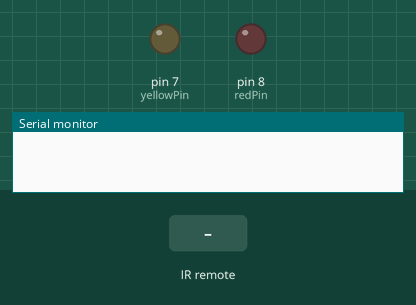
Simulated run of this program. Board: Arduino Uno, built with avr-gcc and run on an emulated ATmega328P. Shown: output pins drawn as LEDs (lit = HIGH), the last lines printed to the serial monitor. The test bench sets the inputs (shaded band).

Above: at 1.2 s.
1.3 s: infrared code 0x2FD807F received
At 1.6 s:
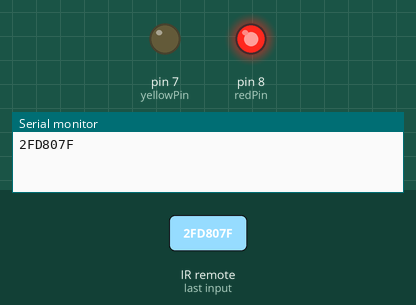
4.3 s: infrared code 0x2FD40BF received
At 5.0 s:
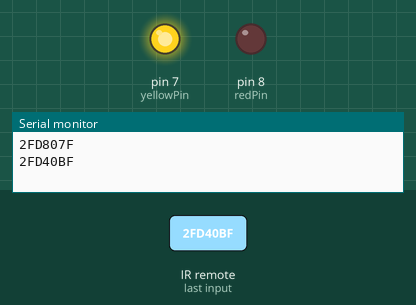
5.8 s: infrared code 0x2FD807F received
At 6.2 s:
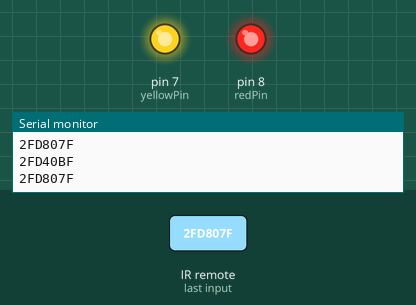
Timing chart, 0 to 9.3 s (numbered marks = the images above; inputs shaded):
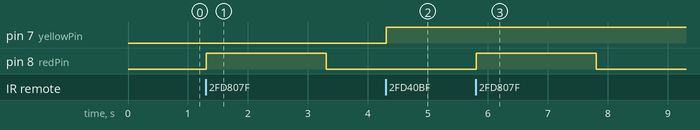

Measured:
- after the input at 1.3 s, pin 8 (redPin): LOW → HIGH at once, → LOW 2.0 s later
- after the input at 4.3 s, pin 7 (yellowPin): LOW → HIGH at once
- after the input at 5.8 s, pin 8 (redPin): LOW → HIGH at once, → LOW 2.0 s later

The program:

main.cpp
```cpp
#include <Arduino.h>
#include <IRremote.h>

// define sensor pin
const int RECV_PIN = 4;

// define LED pins
const int redPin = 8;
const int yellowPin = 7;

// define integer to remember toggle state
int toggleState = 0;

// define IR receiver and results objects
IRrecv irrecv(RECV_PIN);
decode_results results;

void setup() {
    // serial monitor @ 9600 baud
    Serial.begin(9600);
    // enable IR receiver
    irrecv.enableIRIn();
    // set LED pins as outputs
    pinMode(redPin, OUTPUT);
    pinMode(yellowPin, OUTPUT);
}

void loop() {
    if (irrecv.decode(&results)) {
        // print code in HEX
        Serial.println(results.value, HEX);
        /*
        switch (results.decode_type) {
            case NEC:
                Serial.println("NEC");
                break;
            case SONY:
                Serial.println("SONY");
                break;
            case RC5:
                Serial.println("RC5");
                break;
            case RC6:
                Serial.println("RC6");
                break;
            case DISH:
                Serial.println("DISH");
                break;
            case SHARP:
                Serial.println("SHARP");
                break;
            case JVC:
                Serial.println("JVC");
                break;
            case SANYO:
                Serial.println("SANYO");
                break;
            case MITSUBISHI:
                Serial.println("MITSUBISHI");
                break;
            case SAMSUNG:
                Serial.println("SAMSUNG");
                break;
            case LG:
                Serial.println("LG");
                break;
            case WHYNTER:
                Serial.println("WHYNTER");
                break;
            case AIWA_RC_T501:
                Serial.println("AIWA_RC_T501");
                break;
            case PANASONIC:
                Serial.println("PANASONIC");
                break;
            case DENON:
                Serial.println("DENON");
                break;
            default:
            case UNKNOWN:
                Serial.println("UNKNOWN");
                break;
        }
        */
        switch (results.value) {
            case 0x2FD807F: // keypad "1"
                // turn on LED for 2 seconds
                digitalWrite(redPin, HIGH);
                delay(2000);
                digitalWrite(redPin, LOW);
                break;
            case 0x2FD40BF: // keypad "2"
                // toggle LED on or off
                if (toggleState == 0) {
                    digitalWrite(yellowPin, HIGH);
                    toggleState = 1;
                }
                else {
                    digitalWrite(yellowPin, LOW);
                    toggleState = 0;
                }
        }
        irrecv.resume();
    }
}
```
